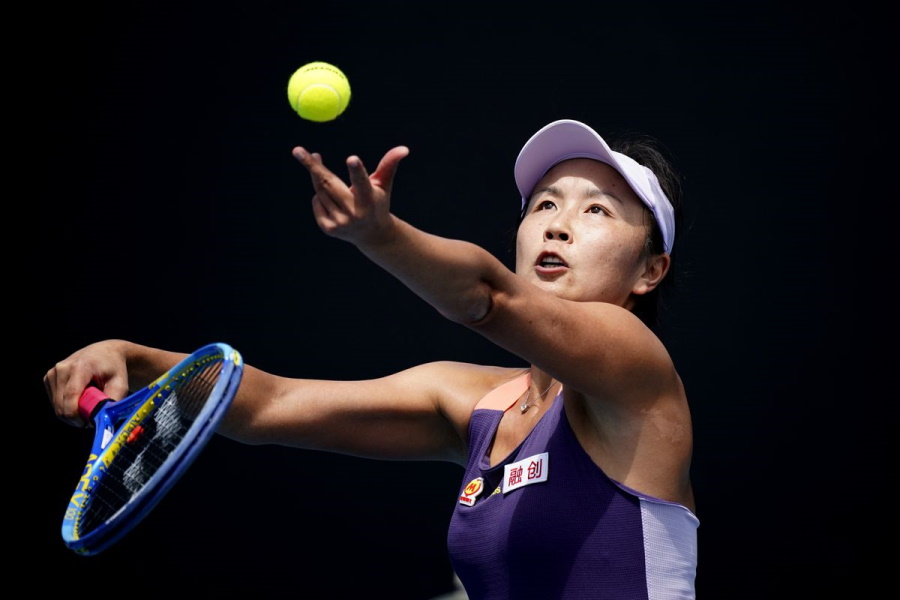
#> input picture asset/tennis.jpg, 900 x 600 px
$ python 14_edge_detection.py   (older library calls are emulated)
#> lines starting #> are read from the running program, lines starting #| are printed output that depends on the picture; after the words box and inside, x2 and y2 are one past the last pixel; in counts of white or black regions, pixels touching at a corner belong together
import cv2
import numpy as np
from matplotlib import pyplot as plt

# Read the image in grayscale mode
img = cv2.imread('./asset/tennis.jpg', cv2.IMREAD_GRAYSCALE)
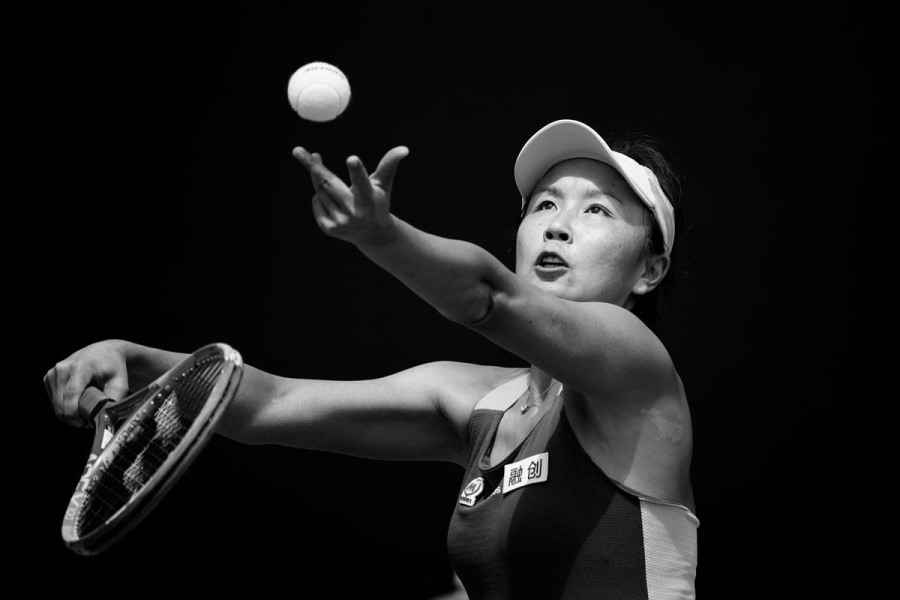
#> img: shape (600, 900); min 0, max 254, mean 26.2

# Laplacian gradient method
lap = cv2.Laplacian(img, cv2.CV_64F, ksize=3)
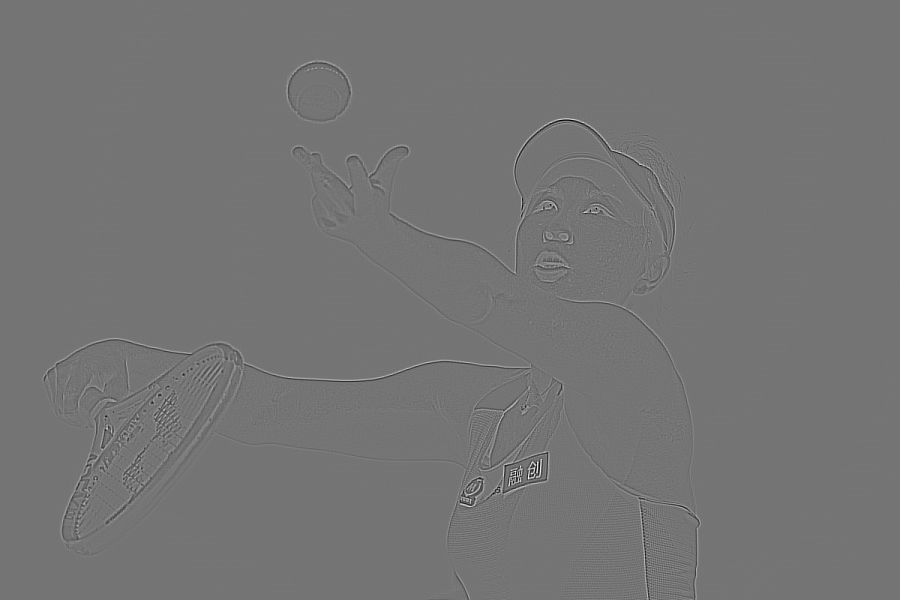
#> lap: shape (600, 900) float64; min -896, max 1058, mean 0; drawn with min black and max white
lap = np.uint8(np.absolute(lap))
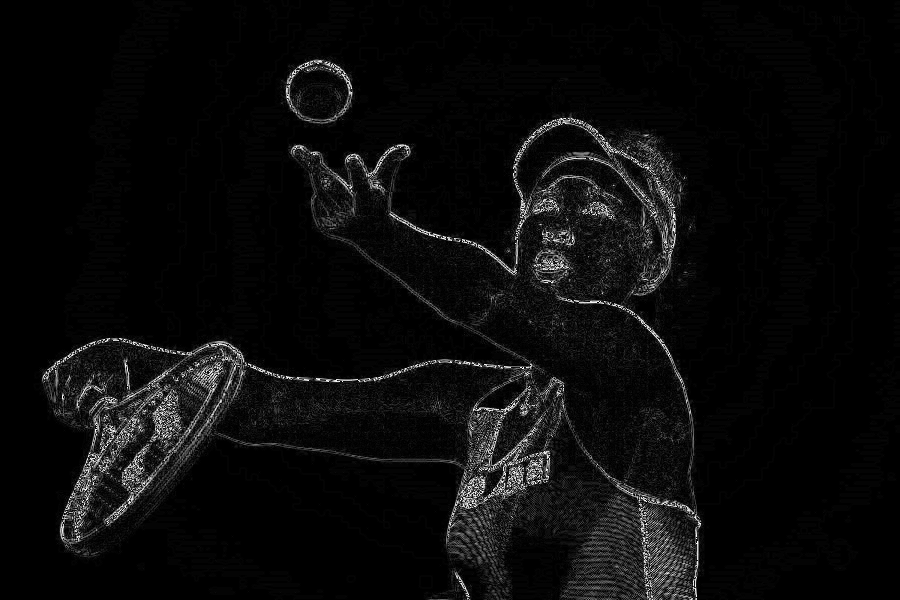
#> lap: shape (600, 900); min 0, max 254, mean 11.1
# Sobel X gradient method
sobelX = cv2.Sobel(img, cv2.CV_64F, 1, 0)
sobelX = np.uint8(np.absolute(sobelX))
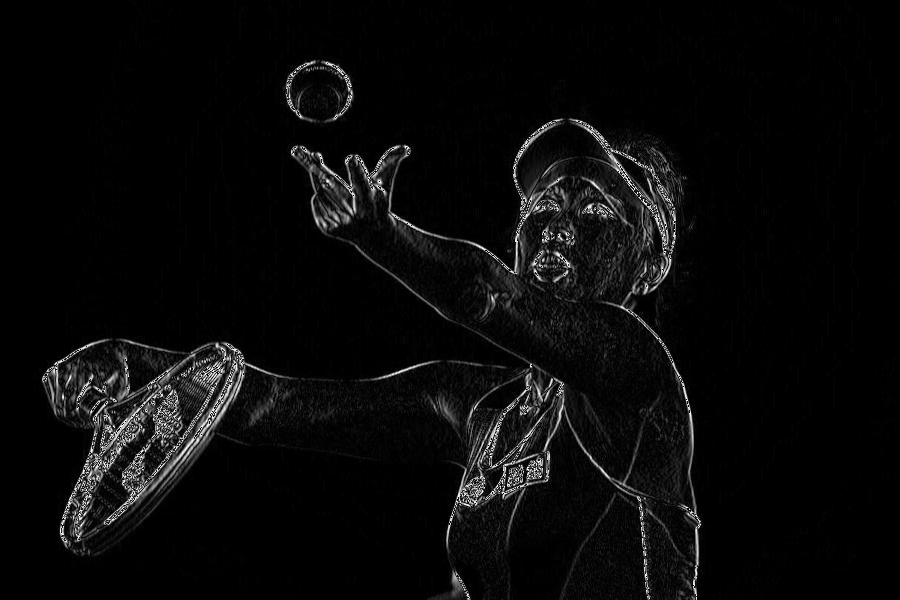
#> sobelX: shape (600, 900); min 0, max 255, mean 10
# Sobel Y gradient method
sobelY = cv2.Sobel(img, cv2.CV_64F, 0, 1)
sobelY = np.uint8(np.absolute(sobelY))
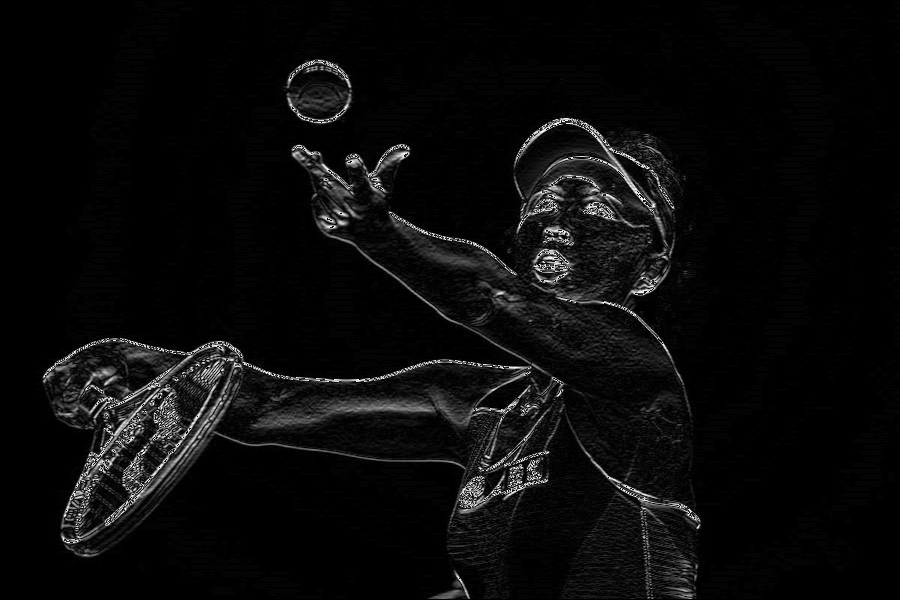
#> sobelY: shape (600, 900); min 0, max 255, mean 10.8
# Combine sobelX and sobelY
sobelCombine = cv2.bitwise_or(sobelX, sobelY)
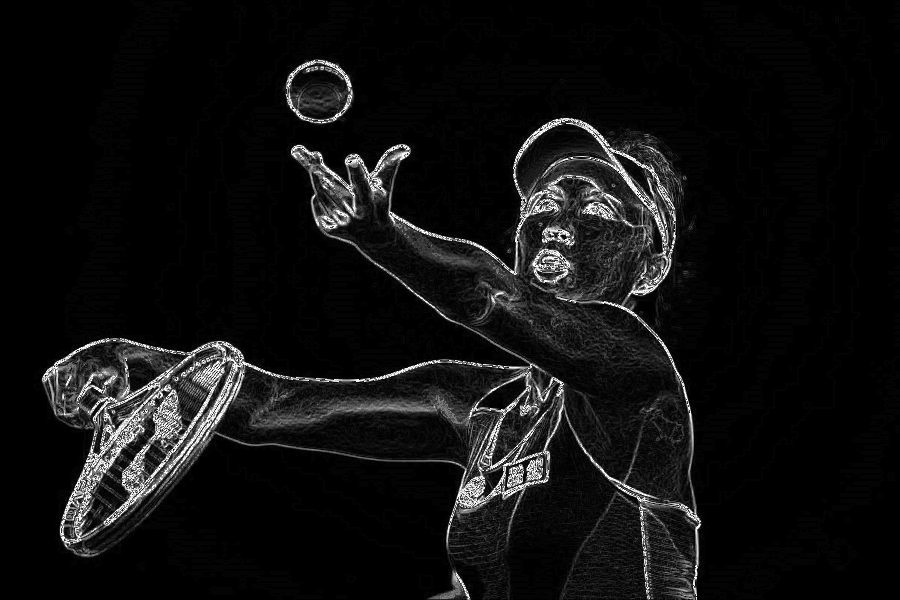
#> sobelCombine: shape (600, 900); min 0, max 255, mean 16.8
# Canny edge detection method
canny = cv2.Canny(img, 80, 180)
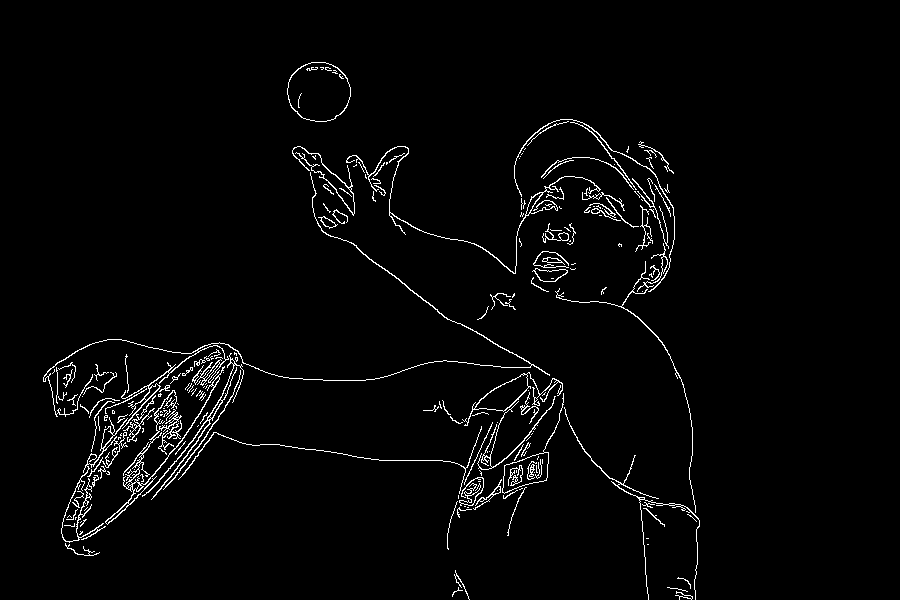
#> canny: shape (600, 900); 2.5% white in thin lines or dots, all inside (x1, y1, x2, y2) = (43, 62, 700, 600)

# Define the title of the images
titles = ['Image', 'Laplacian', 'SobelX', 'SobelY', 'SobelCombine', 'Canny']
images = [img, lap, sobelX, sobelY, sobelCombine, canny]

# Iterate 8 times to show all the images in the pyplot
for i in range(6):
    # Plot 2 row, 3 column
    plt.subplot(2, 3, i+1), plt.imshow(images[i], 'gray')
    # Show the titles on top of images
    plt.title(titles[i])
    # Remove plot ticks
    plt.xticks([]), plt.yticks([])

# Show the plot
plt.show()
